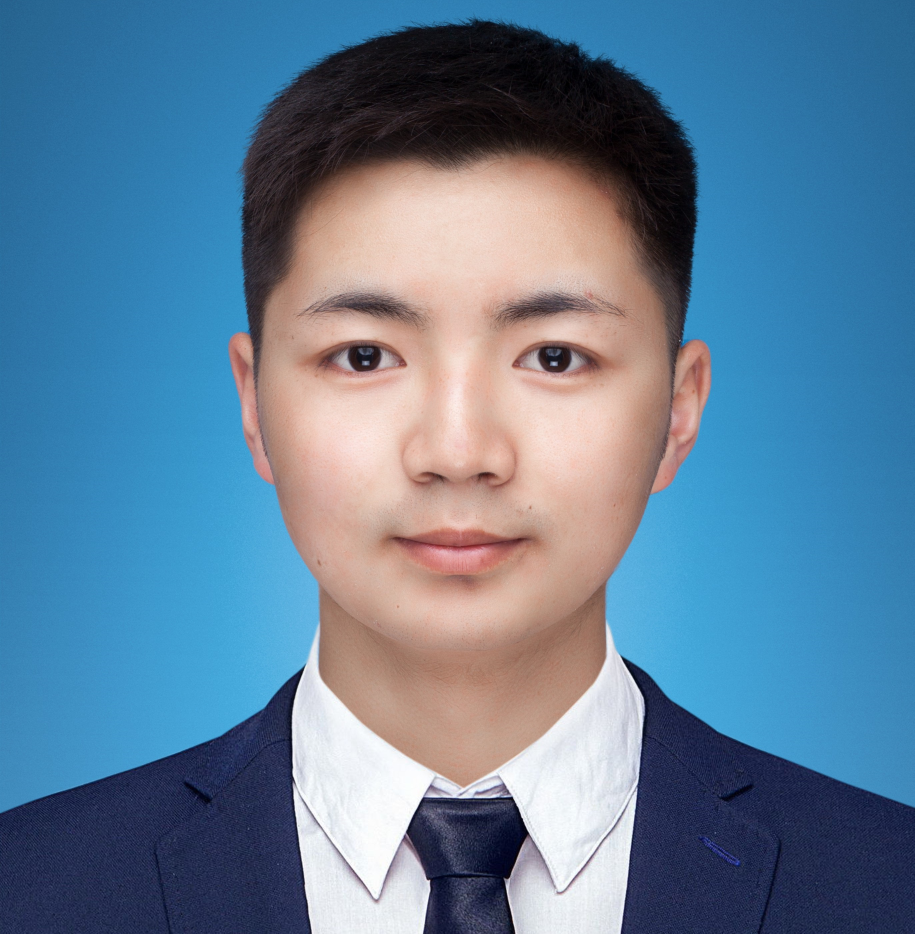
#> input picture pytest2/test3.jpg, 2744 x 2801 px (shown at 1/3 size)
$ python line_picture.py
#> lines starting #> are read from the running program, lines starting #| are printed output that depends on the picture
import random
import cv2
import numpy as np
import math


#   计算每条线的像素值得函数
def count_line_value(x1,y1,x2,y2):
    XE=point_lis[x2][y2][0]-point_lis[x1][y1][0]
    YE=point_lis[x2][y2][1]-point_lis[x1][y1][1]

    start_point_x=point_lis[x1][y1][0]
    start_point_y=point_lis[x1][y1][1]
    end_point_x = point_lis[x2][y2][0]
    end_point_y = point_lis[x2][y2][1]

    line_length=math.sqrt(math.pow(XE,2)+math.pow(YE,2))
    line_value = 0
    step_count = abs(XE) + abs(YE)  # 逐点比较数步数
    error = 0  # 偏差判别标志位
    x_index = y_index = 0
    for step in range(0, step_count):
        if error >= 0:  # 判断XE YE是因为在不同象限XE YE 的进给方向不一样
            if XE >= 0:
                x_index = x_index + 1
            else:
                x_index = x_index - 1
            error = error - abs(YE)
        else:
            if YE >= 0:
                y_index = y_index + 1
            else:
                y_index = y_index - 1
            error = error + abs(XE)
        #print(start_point_y + y_index, start_point_x + x_index)
        line_value=img[start_point_y+y_index,start_point_x+x_index]+line_value  # 图像像素点的索引值
    line_value=line_value/line_length   #归一化操作，消除线段长度的差别
    if line_value<100:
       ptStart = (start_point_x, start_point_y)
       ptEnd = (end_point_x, end_point_y)
       point_color = (255, 255, 255)  # BGR
       cv2.line(img2, ptStart, ptEnd, point_color, 1, 4)
       cv2.imshow('line_img', img2)
    #cv2.waitKey(1000)  # 显示 10000 ms 即 10s 后消失
    print("table",i,j,k,m,"\r")
    print("point:",start_point_x,start_point_y,end_point_x,end_point_y)
    line_output.append((start_point_x,start_point_y,end_point_x,end_point_y,line_value))
    #print(line_value,line_length)

line_output=[]

# 读取并返回黑白图
img = cv2.imread("test3.jpg", 0)
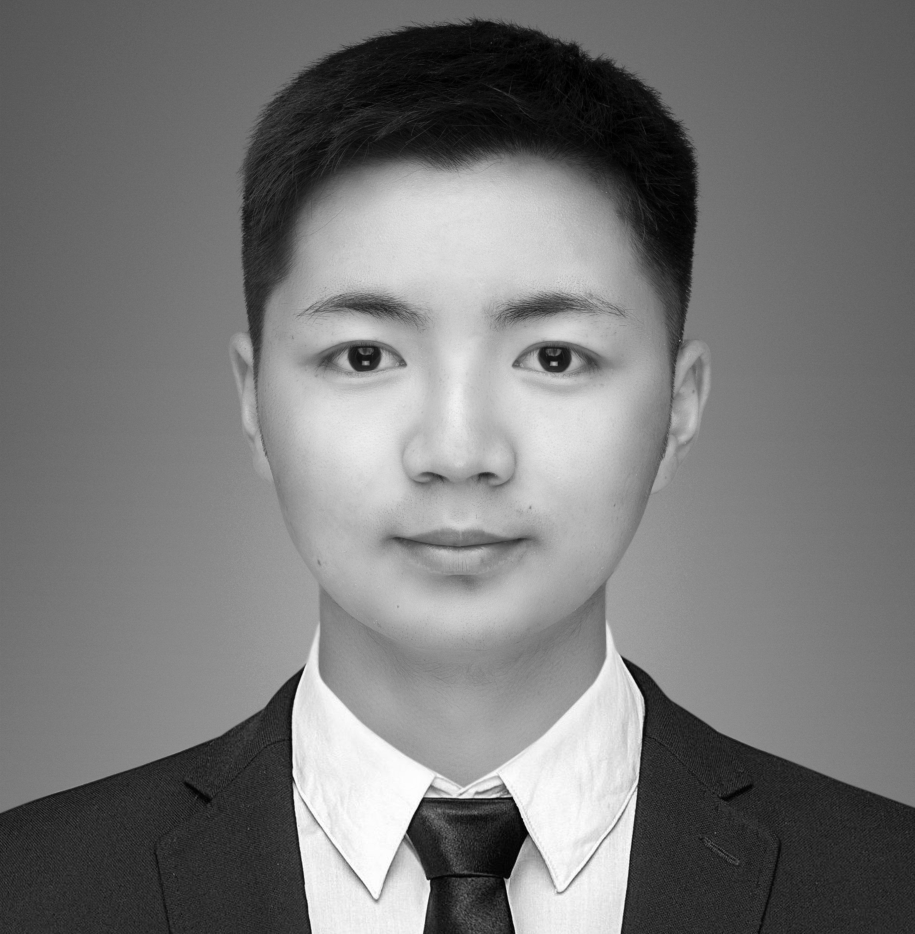
#> img: shape (2801, 2744) (shown at 1/3 size); min 0, max 255, mean 120
img=img[56:2800,0:2744]   #  截取原图像
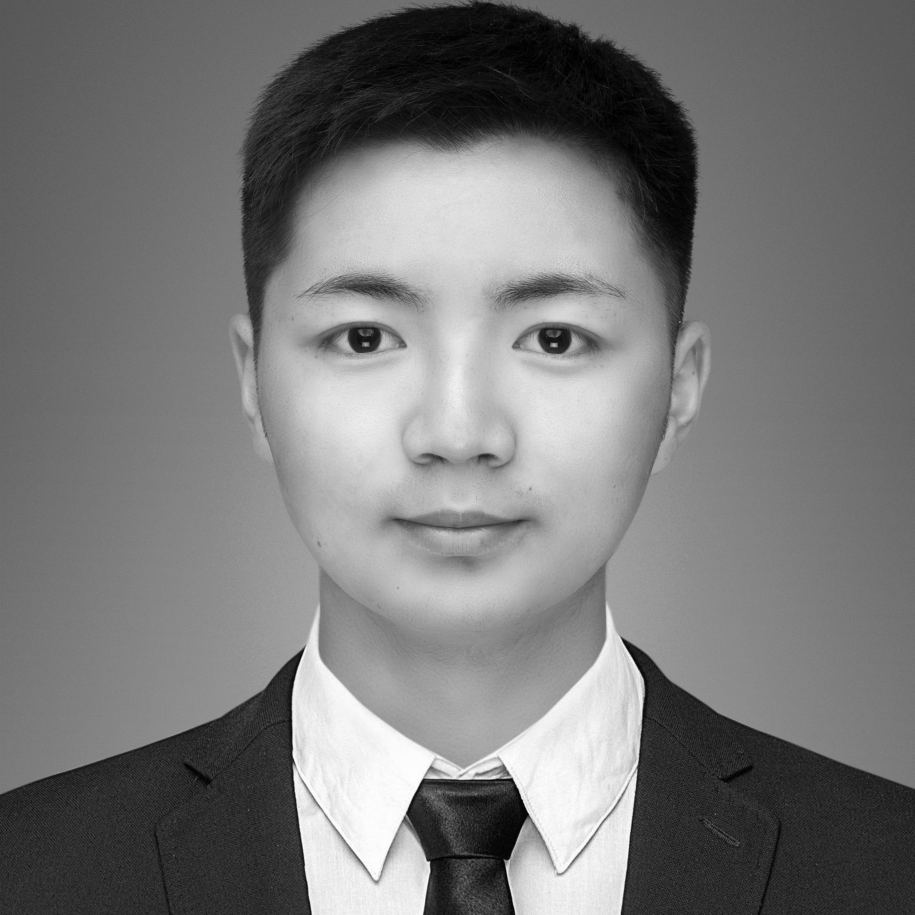
#> img: shape (2744, 2744) (shown at 1/3 size); min 0, max 255, mean 120.4
cv2.namedWindow("raw_img",0)
cv2.imshow("raw_img", img)


img = cv2.GaussianBlur(img, (3, 3), 0)  # 用高斯滤波处理原图像降噪
img= cv2.Canny(img, 50, 150)  # 50是最小阈值,150是最大阈值
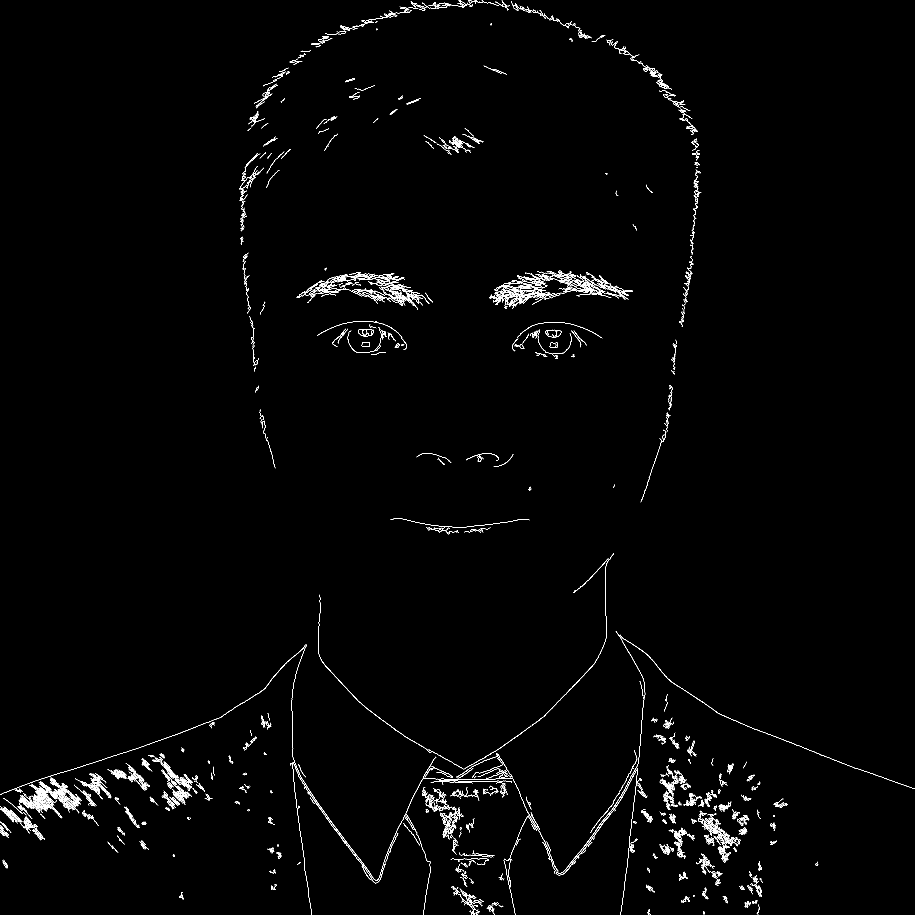
#> img: shape (2744, 2744) (shown at 1/3 size); 0.93% white in thin lines or dots
cv2.namedWindow("canny",0) #可调大小
cv2.namedWindow("1",0)  #可调大小
cv2.imshow('canny', img)


img2 = np.zeros((2744, 2744, 3), np.uint8)  # 生成一个空灰度图像
cv2.namedWindow("line_img",cv2.WINDOW_NORMAL)
cv2.imshow("line_img", img2)


# get the shape message of the picture
sp = img.shape[0:2]
#> sp = (2744, 2744)
print(sp)
#| (2744, 2744)

# x = np.empty([19,19], dtype = int)

b=0
item0=[]
item1=[]
item2=[]
item3=[]
k = range(56,2744,56)
for i in k :
    item0.append((i  ,  0))
    item1.append((2743,  i))
for i in range  (2688,0,-56):
    item2.append((i  ,2743))
    item3.append((0  ,  i))


print(item0)
#  将坐标重新打包成一个二维数组
#  在二维数组的数据结构下更好遍历所有的线段
#point_lis = list(zip(item0,item1))
point_lis=[item0,item1,item2,item3]
i=j=k=m=0
count=0
lis1=range(0,48)

#  遍历所有的可能连线
for i in lis1:
    for j  in lis1 :
        for k in range(i+1,4):
            for m in  lis1:
                count=count+1
                print ('now: ',count,' /13824 ')
#> (the run stopped early here; a loop or call above may not have finished)
